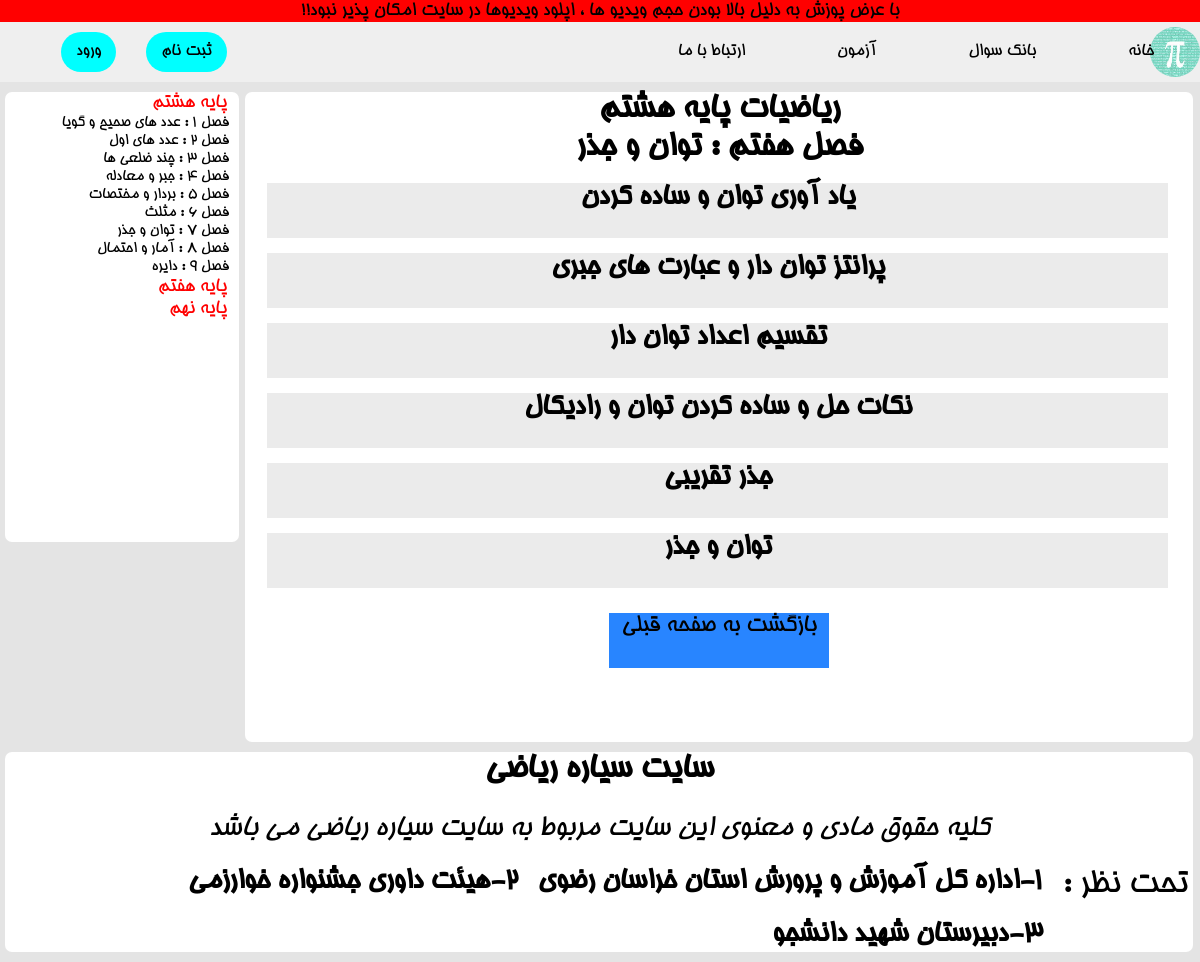
The page /paye8/season7/ on the database its author committed.
### project/models.py (models this page shows, shortened)
class Lessons(models.Model):
    STATUS_CHOICES = (
        ('paye7_season1' , 'paye7_season1'),
        ('paye7_season2' , 'paye7_season2'),
        ('paye7_season3' , 'paye7_season3'),
        ('paye7_season4' , 'paye7_season4'),
        ('paye7_season5' , 'paye7_season5'),
        ('paye7_season6' , 'paye7_season6'),
        ('paye7_season7' , 'paye7_season7'),
        ('paye7_season8' , 'paye7_season8'),
        ('paye7_season9' , 'paye7_season9'),
        ('paye8_season1' , 'paye8_season1'),
        ('paye8_season2' , 'paye8_season2'),
        ('paye8_season3' , 'paye8_season3'),
        ('paye8_season4' , 'paye8_season4'),
        ('paye8_season5' , 'paye8_season5'),
        ('paye8_season6' , 'paye8_season6'),
        ('paye8_season7' , 'paye8_season7'),
        ('paye8_season8' , 'paye8_season8'),
        ('paye8_season9' , 'paye8_season9'),
        ('paye9_season1' , 'paye9_season1'),
        ('paye9_season2' , 'paye9_season2'),
        ('paye9_season3' , 'paye9_season3'),
        ('paye9_season4' , 'paye9_season4'),
        ('paye9_season5' , 'paye9_season5'),
        ('paye9_season6' , 'paye9_season6'),
        ('paye9_season7' , 'paye9_season7'),
        ('paye9_season8' , 'paye9_season8'),
    )
    title = models.CharField(max_length=100)
    paye = models.CharField(max_length=50)
    lesson = models.CharField(max_length=50)
    video = models.FileField(upload_to='video/%y')
    slug = models.SlugField(max_length=50)
    status = models.CharField(max_length=50 , choices=STATUS_CHOICES)

### project/views.py (the view)
# urls.py: path('paye8/season7/' , views.Paye8_season7 , name='paye8_season7'),
def Paye8_season7(request):
    lessons = Lessons.objects.filter(status='paye8_season7')
    return render(request , "Seasons/Paye8/season7.html" , {'lesson' : lessons})

### project/templates/Seasons/Paye8/season7.html (shortened to what this page needs)
{% load static %}
<!DOCTYPE html>
<html lang="en" dir="rtl">
<head>
</head>
<body>
{% include 'includes/header.html' %}
{% include 'includes/navbars/paye8.html' %}
        <article>
            <h1>ریاضیات پایه هشتم<br>فصل هفتم : توان و جذر</h1>
            {% for lessons in lesson %}
            <a href="{% url 'urls:lessons' lessons.slug %}">
                <div class="div-lesson">
                    <h2>{{lessons.lesson}}</h2>
                </div>
            </a>
            {% endfor %}
    <a href="{% url 'urls:paye8' %}">
        <div class="div-back">بازگشت به صفحه قبلی</div>
     </a>
        </article>
{% include 'includes/footer.html' %}
</body>
</html>

### project/static/style/style.css (style rules this page uses)
* { margin: 0; padding: 0; box-sizing: border-box; text-decoration: none; list-style: none; }
html a { color: black; }
article { height: 650px; width: 99%; background-color: white; margin-right: 7px; margin-top: 10px; margin-bottom: 10px; border-radius: 7px; }
h2 { text-align: center; }

### project/static/style/Seasons/style8.css (style rules this page uses)
body { background-color:rgb(228, 228, 228); }
* { margin: 0; padding: 0; box-sizing: border-box; text-decoration: none; list-style: none; }
html a { color: black; }
article { height: 650px; width: 79%; background-color: white; margin-right: 7px; margin-top: 10px; margin-bottom: 10px; border-radius: 7px; }
h1 { text-align: center; font-size: 35px; }
.div-lesson { width: 95%; height: 55px; background-color: #ebebeb; margin-right: 25px; margin-top: 15px; transition: all 0.5s; }
h2 { text-align: center; font-size: 30px; width: 100%; height: 55px; transition: all 0.5a; }
.div-back { background-color: rgb(40, 133, 255); margin-left: auto; margin-right:auto; margin-top: 25px; width: 220px; height: 55px; text-align: center; font-size: 25px; transition: all 0.6s; }

### rows shown on the page
Lessons: lesson "یاد آوری توان و ساده کردن"
Lessons: lesson "پرانتز توان دار و عبارت های جبری"
Lessons: lesson "تقسیم اعداد توان دار"
Lessons: lesson "نکات حل و ساده کردن توان و رادیکال"
Lessons: lesson "جذر تقریبی"
Lessons: lesson "توان و جذر"
